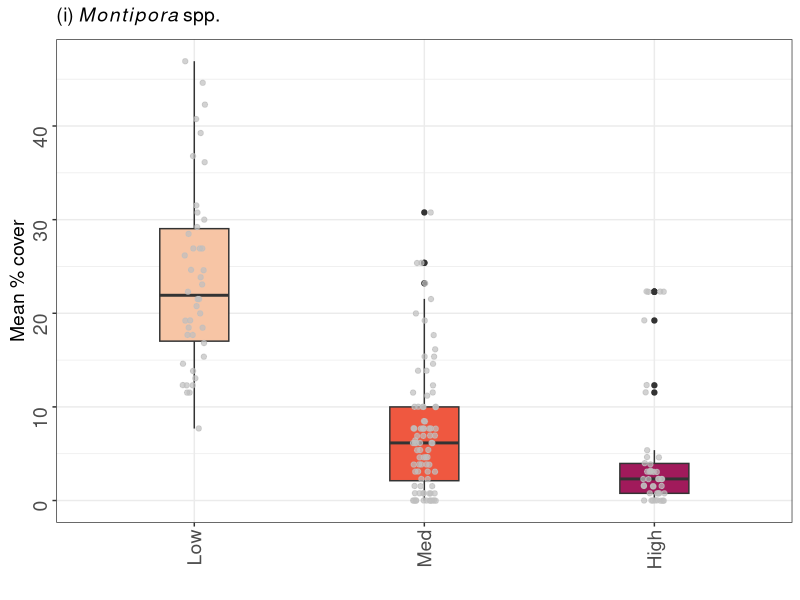
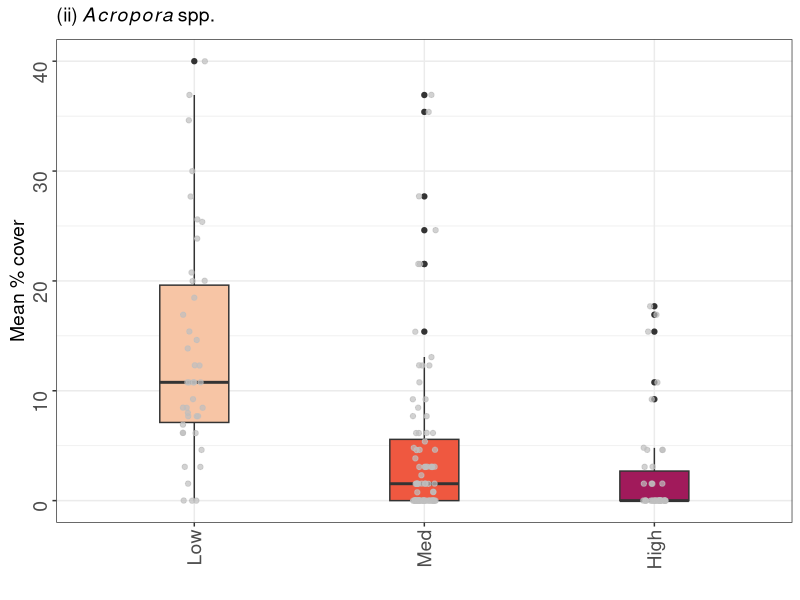
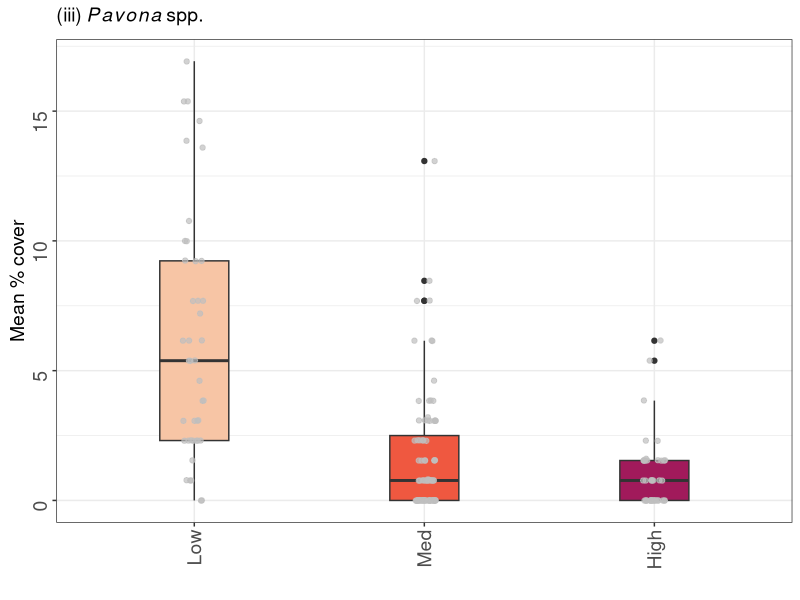
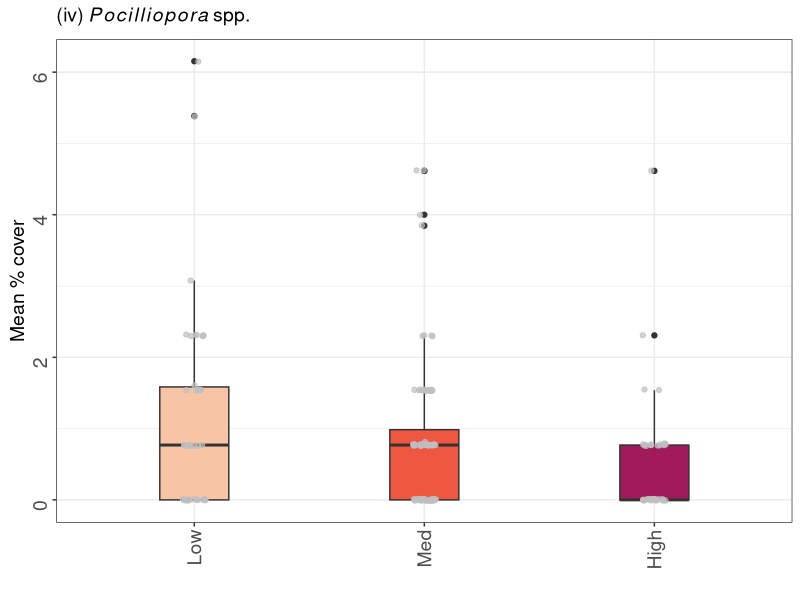
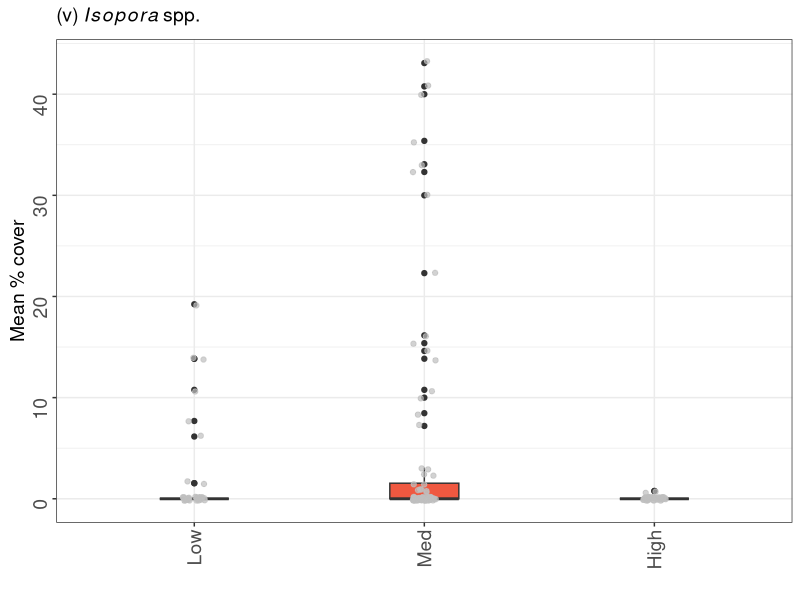
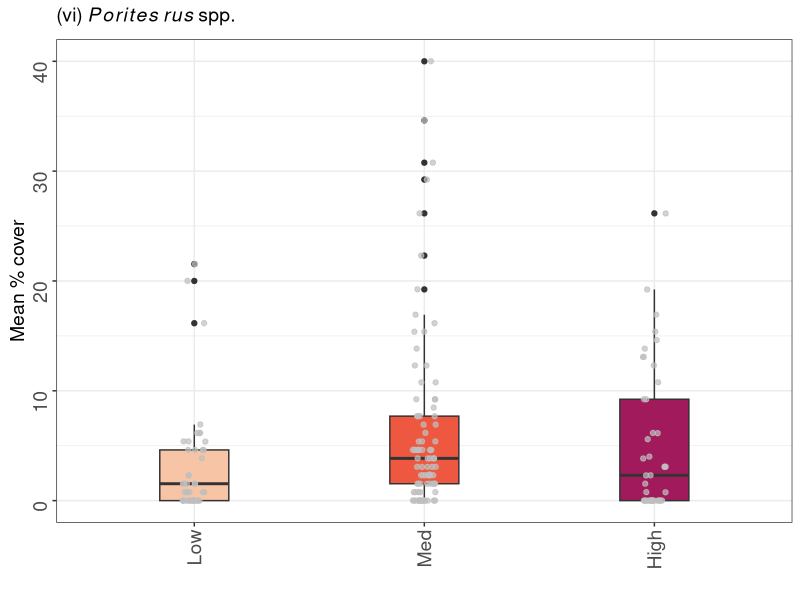
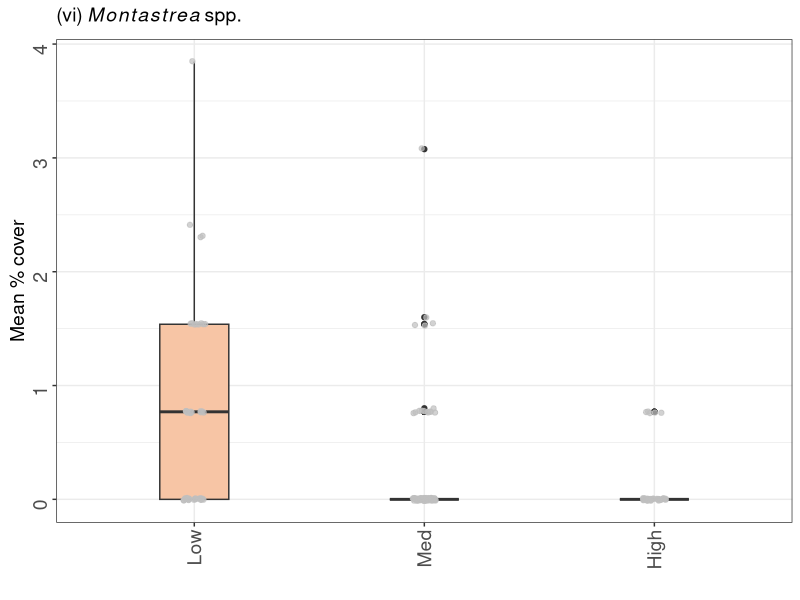
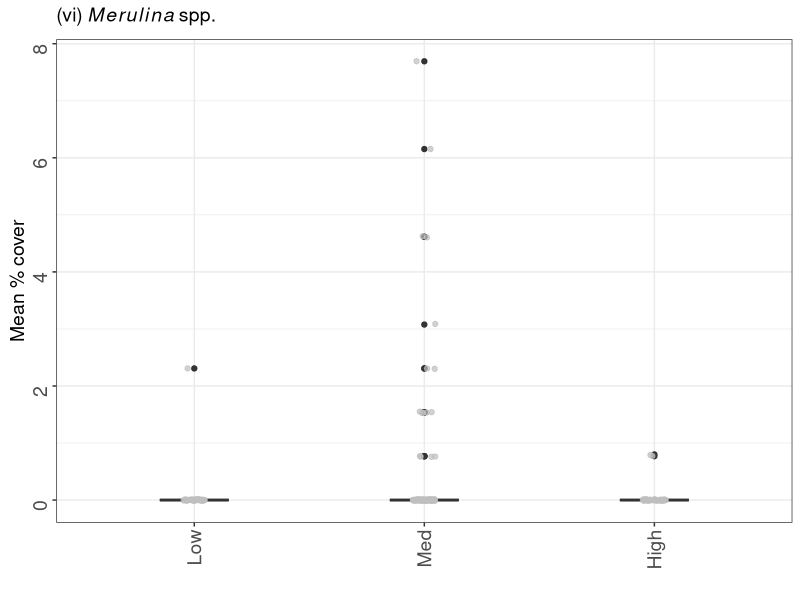

Source code (R) for these figures, in order:
## Visualisation of dispersion results - CORAL GENERA
## Description: Boxplots for dispersion cateogires for kwy coral genera
## Alice Lawrence | alice.lawrence@bangor.ac.uk
## 2nd July 2024


## load libraries ------------------------------------------
install.packages("tidyverse")   # collection of packages (dplyr, ggplot2, readr tidyr etc)
install.packages("gridExtra")   # Grid graphic objects
install.packages("forcats")     # 
install.packages("terra")       # for viridis colour palette?
install.packages("ggpubr")

library(tidyverse) 
library(gridExtra)  
library(forcats)
library(terra)    
library(ggpubr)


#import data
coral_trans <- read.csv("data_output/benthic_transects_mean_coral.csv")

disp_cat <- read.csv("data_output/dispersion_major_site.csv")


# split site_transect column into 2 new ones
coral_trans <- coral_trans %>% 
  tidyr::separate(site_transect, c("sitename", "transect"), sep = "_", remove = FALSE) 
  

# merge dataframe with MAJOR & Disp categories
# benthic_characteristics_model <- merge(disp_major_site_model, benthic_characteristics_model, by = 'sitename', all.x=TRUE)
coral_trans_disp <- merge(disp_cat, coral_trans, by = 'sitename', all.x=TRUE)


# remove unwanted columns
coral_trans_disp <- select(coral_trans_disp, -c(2, 3, 4,5, 7)) 


# convert to factors: sitename, rank, dispersion
coral_site_trans <- 
  coral_trans_disp %>% 
  mutate(across (c(sitename, site_transect, dispersion) , as.factor))

str(coral_site_trans)
levels(coral_site_trans$sitename)
levels(coral_site_trans$dispersion)


# reorder levels in dispersion category factor #
coral_site_trans$dispersion <- factor(coral_site_trans$dispersion,
                                      levels = c('Low', 'Med', 'High'),
                                      labels = c('Low', 'Med', 'High'))

levels(coral_site_trans$dispersion)
unique(coral_site_trans$dispersion)

# summary plots - reorder x axis to L - M - H
level_orderX <- c("Low", "Med", "High")


# save to file
write.csv(file = "data_output/coral_site_trans.csv", coral_site_trans)



#### Figure 6B SUMMARY BOXPLOTS Coral - mean and SE values for each dispersion category ####

# MEAN coral genera per dispersion category

# coral_trans_disp_values <- select(coral_trans_disp, c(6, 8, 10, 11, 13:20)) # dont need this??

# coral_trans_disp_values <- group_by(coral_trans_disp_values, dispersion)

coral_trans_disp_values <- group_by(coral_trans_disp, dispersion)

coral_trans_disp_mean <- summarise_all(coral_trans_disp_values, mean)

coral_trans_disp_mean <- select(coral_trans_disp_mean, -c(2,3,4))

write.csv(file = "data_output/coral_trans_disp_mean.csv", coral_trans_disp_mean)


# same for se
# create function to calculate Standard Error SE...
std.error<-function(x){
  sqrt(var(x)/length(x))
}

coral_trans_disp_se <- summarise_all(coral_trans_disp_values, std.error)

coral_trans_disp_se <- select(coral_trans_disp_se, -c(2,3,4))

write.csv(file = "data_output/coral_trans_disp_se.csv", coral_trans_disp_se)


#### Figure 4 SUMMARY PLOTS Benthic MAJOR ####

# original colour scheme - paste after geom_jitter
# viridis::scale_fill_viridis(alpha = 1, begin = 0.4, end = 0.9, option = "F", discrete=TRUE, 
#                             name = "Dispersion", labels=c("Low", "Medium", "High"), ) +

# Dispersion summary plot
# (c_disp <- ggplot(major_site_trans, aes(x = factor(dispersion, level = level_orderX), 
#                                         y = CORAL, 
#                                         fill = dispersion,
#                                         width = 0.4)) +                                    
#    geom_boxplot(width = 0.3) +
#    geom_jitter(width = 0.05, colour = "grey", alpha = 0.7)+               
#    #ylim(0, 60) +
#    viridis::scale_fill_viridis(alpha = 1, begin = 0.9, end = 0.4, option = "F", discrete=TRUE, 
#                                name = "Dispersion", labels=c("Low", "Medium", "High"), ) +   
#    labs(x = "", 
#         y = "Mean % cover",
#         #title = "Calcifying substrates",
#         subtitle = "(i) Hard Coral") +
#    theme_bw() +
#    theme(plot.title = element_text(size = 14, hjust = 0.5), 
#          plot.subtitle = element_text(size = 14, hjust = 0),
#          text=element_text(family="sans", size=14), 
#          axis.text.x = element_text(angle = 90, vjust = 0.5, hjust = 1, size = 14),
#          axis.text.y = element_text(angle = 90, vjust = 0.5, hjust = 1, size = 14),
#          axis.title.y = element_text(angle = 90, vjust = 0.5, hjust = 0.5, size = 14),
#          legend.position = "none")
#)


#### coral graphs ####
# Figure Coral genera - (MeanTotalCoral), MONTI, PORRUS, ACROP, ISOP, PAV, POC (try MERU, GAL, MONT)

# MONTI
(monti <- ggplot(coral_site_trans, aes(x = factor(dispersion, level = level_orderX),
                                        y = MONTI,
                                        fill = dispersion,
                                        width = 0.4)) +
   geom_boxplot(width = 0.3) +
   geom_jitter(width = 0.05, colour = "grey", alpha = 0.7)+
   #ylim(0, 60) +
   viridis::scale_fill_viridis(alpha = 1, begin = 0.9, end = 0.4, option = "F", discrete=TRUE,
                               name = "Dispersion", labels=c("Low", "Medium", "High"), ) +
   labs(x = "",
        y = "Mean % cover",
        #title = "Calcifying substrates",
        subtitle = expression('(i)'~italic(Montipora)~'spp.')) +
   theme_bw() +
   theme(plot.title = element_text(size = 14, hjust = 0.5),
         plot.subtitle = element_text(size = 14, hjust = 0, face = "italic"),
         text=element_text(family="sans", size=14),
         axis.text.x = element_text(angle = 90, vjust = 0.5, hjust = 1, size = 14),
         axis.text.y = element_text(angle = 90, vjust = 0.5, hjust = 1, size = 14),
         axis.title.y = element_text(angle = 90, vjust = 0.5, hjust = 0.5, size = 14),
         legend.position = "none")
)


# all Acropora growth forms
#ACROPORA ALL
(acropall <- ggplot(coral_site_trans, aes(x = factor(dispersion, level = level_orderX),
                                          y = c(ACROTBL + ACROP +ACROPARB + ACROTBL + ACROP),
                                          fill = dispersion,
                                          width = 0.4)) +
    geom_boxplot(width = 0.3) +
    geom_jitter(width = 0.05, colour = "grey", alpha = 0.7)+
    #ylim(0, 60) +
    viridis::scale_fill_viridis(alpha = 1, begin = 0.9, end = 0.4, option = "F", discrete=TRUE,
                                name = "Dispersion", labels=c("Low", "Medium", "High"), ) +
    labs(x = "",
         y = "Mean % cover",
         #title = "Calcifying substrates",
         subtitle = expression('(ii)'~italic(Acropora)~'spp.')) +
    theme_bw() +
    theme(plot.title = element_text(size = 14, hjust = 0.5),
          plot.subtitle = element_text(size = 14, hjust = 0, face = "italic"),
          text=element_text(family="sans", size=14),
          axis.text.x = element_text(angle = 90, vjust = 0.5, hjust = 1, size = 14),
          axis.text.y = element_text(angle = 90, vjust = 0.5, hjust = 1, size = 14),
          axis.title.y = element_text(angle = 90, vjust = 0.5, hjust = 0.5, size = 14),
          legend.position = "none")
)


# PAV
(pav <- ggplot(coral_site_trans, aes(x = factor(dispersion, level = level_orderX),
                                       y = PAV,
                                       fill = dispersion,
                                       width = 0.4)) +
    geom_boxplot(width = 0.3) +
    geom_jitter(width = 0.05, colour = "grey", alpha = 0.7)+
    #ylim(0, 60) +
    viridis::scale_fill_viridis(alpha = 1, begin = 0.9, end = 0.4, option = "F", discrete=TRUE,
                                name = "Dispersion", labels=c("Low", "Medium", "High"), ) +
    labs(x = "",
         y = "Mean % cover",
         #title = "Calcifying substrates",
         subtitle = expression('(iii)'~italic(Pavona)~'spp.')) +
    theme_bw() +
    theme(plot.title = element_text(size = 14, hjust = 0.5),
          plot.subtitle = element_text(size = 14, hjust = 0, face = "italic"),
          text=element_text(family="sans", size=14),
          axis.text.x = element_text(angle = 90, vjust = 0.5, hjust = 1, size = 14),
          axis.text.y = element_text(angle = 90, vjust = 0.5, hjust = 1, size = 14),
          axis.title.y = element_text(angle = 90, vjust = 0.5, hjust = 0.5, size = 14),
          legend.position = "none")
)



# POC
(poc <- ggplot(coral_site_trans, aes(x = factor(dispersion, level = level_orderX),
                                       y = POC,
                                       fill = dispersion,
                                       width = 0.4)) +
    geom_boxplot(width = 0.3) +
    geom_jitter(width = 0.05, colour = "grey", alpha = 0.7)+
    #ylim(0, 60) +
    viridis::scale_fill_viridis(alpha = 1, begin = 0.9, end = 0.4, option = "F", discrete=TRUE,
                                name = "Dispersion", labels=c("Low", "Medium", "High"), ) +
    labs(x = "",
         y = "Mean % cover",
         #title = "Calcifying substrates",
         subtitle = expression('(iv)'~italic(Pocilliopora)~'spp.')) +
    theme_bw() +
    theme(plot.title = element_text(size = 14, hjust = 0.5),
          plot.subtitle = element_text(size = 14, hjust = 0, face = "italic"),
          text=element_text(family="sans", size=14),
          axis.text.x = element_text(angle = 90, vjust = 0.5, hjust = 1, size = 14),
          axis.text.y = element_text(angle = 90, vjust = 0.5, hjust = 1, size = 14),
          axis.title.y = element_text(angle = 90, vjust = 0.5, hjust = 0.5, size = 14),
          legend.position = "none")
)


#ISOP
(isop <- ggplot(coral_site_trans, aes(x = factor(dispersion, level = level_orderX),
                                      y = ISOP,
                                      fill = dispersion,
                                      width = 0.4)) +
    geom_boxplot(width = 0.3) +
    geom_jitter(width = 0.05, colour = "grey", alpha = 0.7)+
    #ylim(0, 60) +
    viridis::scale_fill_viridis(alpha = 1, begin = 0.9, end = 0.4, option = "F", discrete=TRUE,
                                name = "Dispersion", labels=c("Low", "Medium", "High"), ) +
    labs(x = "",
         y = "Mean % cover",
         #title = "Calcifying substrates",
         subtitle = expression('(v)'~italic(Isopora)~'spp.')) +
    theme_bw() +
    theme(plot.title = element_text(size = 14, hjust = 0.5),
          plot.subtitle = element_text(size = 14, hjust = 0, face = "italic"),
          text=element_text(family="sans", size=14),
          axis.text.x = element_text(angle = 90, vjust = 0.5, hjust = 1, size = 14),
          axis.text.y = element_text(angle = 90, vjust = 0.5, hjust = 1, size = 14),
          axis.title.y = element_text(angle = 90, vjust = 0.5, hjust = 0.5, size = 14),
          legend.position = "none")
)


#PORRUS
(porrus <- ggplot(coral_site_trans, aes(x = factor(dispersion, level = level_orderX),
                                       y = PORRUS,
                                       fill = dispersion,
                                       width = 0.4)) +
    geom_boxplot(width = 0.3) +
    geom_jitter(width = 0.05, colour = "grey", alpha = 0.7)+
    #ylim(0, 60) +
    viridis::scale_fill_viridis(alpha = 1, begin = 0.9, end = 0.4, option = "F", discrete=TRUE,
                                name = "Dispersion", labels=c("Low", "Medium", "High"), ) +
    labs(x = "",
         y = "Mean % cover",
         subtitle = expression('(vi)'~italic(Porites)~italic(rus)~'spp.')) +
    theme_bw() +
    theme(plot.title = element_text(size = 14, hjust = 0.5),
          plot.subtitle = element_text(size = 14, hjust = 0, face = "italic"),
          text=element_text(family="sans", size=14),
          axis.text.x = element_text(angle = 90, vjust = 0.5, hjust = 1, size = 14),
          axis.text.y = element_text(angle = 90, vjust = 0.5, hjust = 1, size = 14),
          axis.title.y = element_text(angle = 90, vjust = 0.5, hjust = 0.5, size = 14),
          legend.position = "none")
)




#MONT
(mont <- ggplot(coral_site_trans, aes(x = factor(dispersion, level = level_orderX),
                                        y = MONT,
                                        fill = dispersion,
                                        width = 0.4)) +
    geom_boxplot(width = 0.3) +
    geom_jitter(width = 0.05, colour = "grey", alpha = 0.7)+
    #ylim(0, 60) +
    viridis::scale_fill_viridis(alpha = 1, begin = 0.9, end = 0.4, option = "F", discrete=TRUE,
                                name = "Dispersion", labels=c("Low", "Medium", "High"), ) +
    labs(x = "",
         y = "Mean % cover",
         #title = "Calcifying substrates",
         subtitle = expression('(vi)'~italic(Montastrea)~'spp.')) +
    theme_bw() +
    theme(plot.title = element_text(size = 14, hjust = 0.5),
          plot.subtitle = element_text(size = 14, hjust = 0, face = "italic"),
          text=element_text(family="sans", size=14),
          axis.text.x = element_text(angle = 90, vjust = 0.5, hjust = 1, size = 14),
          axis.text.y = element_text(angle = 90, vjust = 0.5, hjust = 1, size = 14),
          axis.title.y = element_text(angle = 90, vjust = 0.5, hjust = 0.5, size = 14),
          legend.position = "none")
)


#MERU
(meru <- ggplot(coral_site_trans, aes(x = factor(dispersion, level = level_orderX),
                                      y = MERU,
                                      fill = dispersion,
                                      width = 0.4)) +
    geom_boxplot(width = 0.3) +
    geom_jitter(width = 0.05, colour = "grey", alpha = 0.7)+
    #ylim(0, 60) +
    viridis::scale_fill_viridis(alpha = 1, begin = 0.9, end = 0.4, option = "F", discrete=TRUE,
                                name = "Dispersion", labels=c("Low", "Medium", "High"), ) +
    labs(x = "",
         y = "Mean % cover",
         #title = "Calcifying substrates",
         subtitle = expression('(vi)'~italic(Merulina)~'spp.')) +
    theme_bw() +
    theme(plot.title = element_text(size = 14, hjust = 0.5),
          plot.subtitle = element_text(size = 14, hjust = 0, face = "italic"),
          text=element_text(family="sans", size=14),
          axis.text.x = element_text(angle = 90, vjust = 0.5, hjust = 1, size = 14),
          axis.text.y = element_text(angle = 90, vjust = 0.5, hjust = 1, size = 14),
          axis.title.y = element_text(angle = 90, vjust = 0.5, hjust = 0.5, size = 14),
          legend.position = "none")
)


#GAL
(gal <- ggplot(coral_site_trans, aes(x = factor(dispersion, level = level_orderX),
                                      y = GAL,
                                      fill = dispersion,
                                      width = 0.4)) +
    geom_boxplot(width = 0.3) +
    geom_jitter(width = 0.05, colour = "grey", alpha = 0.7)+
    #ylim(0, 60) +
    viridis::scale_fill_viridis(alpha = 1, begin = 0.9, end = 0.4, option = "F", discrete=TRUE,
                                name = "Dispersion", labels=c("Low", "Medium", "High"), ) +
    labs(x = "",
         y = "Mean % cover",
         #title = "Calcifying substrates",
         subtitle = expression('(vi)'~italic(Galaxea)~'spp.')) +
    theme_bw() +
    theme(plot.title = element_text(size = 14, hjust = 0.5),
          plot.subtitle = element_text(size = 14, hjust = 0, face = "italic"),
          text=element_text(family="sans", size=14),
          axis.text.x = element_text(angle = 90, vjust = 0.5, hjust = 1, size = 14),
          axis.text.y = element_text(angle = 90, vjust = 0.5, hjust = 1, size = 14),
          axis.title.y = element_text(angle = 90, vjust = 0.5, hjust = 0.5, size = 14),
          legend.position = "none")
)


#ACROP
(acrop <- ggplot(coral_site_trans, aes(x = factor(dispersion, level = level_orderX),
                                       y = ACROP,
                                       fill = dispersion,
                                       width = 0.4)) +
    geom_boxplot(width = 0.3) +
    geom_jitter(width = 0.05, colour = "grey", alpha = 0.7)+
    #ylim(0, 60) +
    viridis::scale_fill_viridis(alpha = 1, begin = 0.9, end = 0.4, option = "F", discrete=TRUE,
                                name = "Dispersion", labels=c("Low", "Medium", "High"), ) +
    labs(x = "",
         y = "Mean % cover",
         #title = "Calcifying substrates",
         subtitle = "(vi) Acropora spp.") +
    theme_bw() +
    theme(plot.title = element_text(size = 14, hjust = 0.5),
          plot.subtitle = element_text(size = 14, hjust = 0, face = "italic"),
          text=element_text(family="sans", size=14),
          axis.text.x = element_text(angle = 90, vjust = 0.5, hjust = 1, size = 14),
          axis.text.y = element_text(angle = 90, vjust = 0.5, hjust = 1, size = 14),
          axis.title.y = element_text(angle = 90, vjust = 0.5, hjust = 0.5, size = 14),
          legend.position = "none")
)


#ACROPARB
(acroparb <- ggplot(coral_site_trans, aes(x = factor(dispersion, level = level_orderX),
                                          y = ACROPARB,
                                          fill = dispersion,
                                          width = 0.4)) +
    geom_boxplot(width = 0.3) +
    geom_jitter(width = 0.05, colour = "grey", alpha = 0.7)+
    #ylim(0, 60) +
    viridis::scale_fill_viridis(alpha = 1, begin = 0.9, end = 0.4, option = "F", discrete=TRUE,
                                name = "Dispersion", labels=c("Low", "Medium", "High"), ) +
    labs(x = "",
         y = "Mean % cover",
         #title = "Calcifying substrates",
         subtitle = "(vi) Acropora arborescent") +
    theme_bw() +
    theme(plot.title = element_text(size = 14, hjust = 0.5),
          plot.subtitle = element_text(size = 14, hjust = 0, face = "italic"),
          text=element_text(family="sans", size=14),
          axis.text.x = element_text(angle = 90, vjust = 0.5, hjust = 1, size = 14),
          axis.text.y = element_text(angle = 90, vjust = 0.5, hjust = 1, size = 14),
          axis.title.y = element_text(angle = 90, vjust = 0.5, hjust = 0.5, size = 14),
          legend.position = "none")
)


#ACROST
(acrost <- ggplot(coral_site_trans, aes(x = factor(dispersion, level = level_orderX),
                                        y = ACROST,
                                        fill = dispersion,
                                        width = 0.4)) +
    geom_boxplot(width = 0.3) +
    geom_jitter(width = 0.05, colour = "grey", alpha = 0.7)+
    #ylim(0, 60) +
    viridis::scale_fill_viridis(alpha = 1, begin = 0.9, end = 0.4, option = "F", discrete=TRUE,
                                name = "Dispersion", labels=c("Low", "Medium", "High"), ) +
    labs(x = "",
         y = "Mean % cover",
         #title = "Calcifying substrates",
         subtitle = "(vi) Acropora staghorn") +
    theme_bw() +
    theme(plot.title = element_text(size = 14, hjust = 0.5),
          plot.subtitle = element_text(size = 14, hjust = 0, face = "italic"),
          text=element_text(family="sans", size=14),
          axis.text.x = element_text(angle = 90, vjust = 0.5, hjust = 1, size = 14),
          axis.text.y = element_text(angle = 90, vjust = 0.5, hjust = 1, size = 14),
          axis.title.y = element_text(angle = 90, vjust = 0.5, hjust = 0.5, size = 14),
          legend.position = "none")
)


#ACROTBL
(acrotbl <- ggplot(coral_site_trans, aes(x = factor(dispersion, level = level_orderX),
                                         y = ACROTBL,
                                         fill = dispersion,
                                         width = 0.4)) +
    geom_boxplot(width = 0.3) +
    geom_jitter(width = 0.05, colour = "grey", alpha = 0.7)+
    #ylim(0, 60) +
    viridis::scale_fill_viridis(alpha = 1, begin = 0.9, end = 0.4, option = "F", discrete=TRUE,
                                name = "Dispersion", labels=c("Low", "Medium", "High"), ) +
    labs(x = "",
         y = "Mean % cover",
         #title = "Calcifying substrates",
         subtitle = "(vi) Acropora table") +
    theme_bw() +
    theme(plot.title = element_text(size = 14, hjust = 0.5),
          plot.subtitle = element_text(size = 14, hjust = 0, face = "italic"),
          text=element_text(family="sans", size=14),
          axis.text.x = element_text(angle = 90, vjust = 0.5, hjust = 1, size = 14),
          axis.text.y = element_text(angle = 90, vjust = 0.5, hjust = 1, size = 14),
          axis.title.y = element_text(angle = 90, vjust = 0.5, hjust = 0.5, size = 14),
          legend.position = "none")
)




#### Figure 6B Coral genera boxplots ####
ggarrange(monti, acropall, pav, poc, isop, porrus, 
          ncol=3, nrow=2, 
          common.legend = TRUE, 
          legend="none")

ggsave("graphs/Figure6B_coral.pdf", width = 12, height = 10)
ggsave("graphs/Figure6B_coral.tiff", width = 12, height = 10)
ggsave("graphs/Figure6B_coral.png", width = 12, height = 10)
